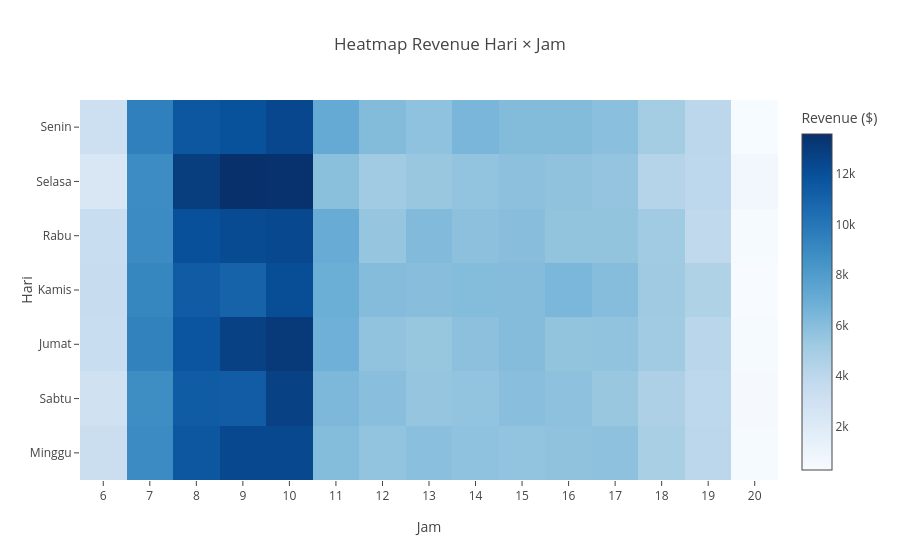

The code cell stored with this chart in its notebook:
### Markdown cell above
## 9. Pola waktu: heatmap hari × jam

### Code cell
heat = P.heatmap_hari_jam(df)
fig = px.imshow(heat, color_continuous_scale="Blues", aspect="auto", title="Heatmap Revenue Hari × Jam",
                labels=dict(x="Jam", y="Hari", color="Revenue ($)"))
fig.update_xaxes(dtick=1)
fig.show()

### Figure 1 — Plotly figure (JSON) as saved in the notebook; plotly's stock layout.template omitted (floating-point values rounded to 4 significant figures)
{"data": [{"coloraxis": "coloraxis", "hovertemplate": "Jam: %{x}<br>Hari: %{y}<br>Revenue ($): %{z}<extra></extra>", "name": "0", "type": "heatmap", "x": [6, 7, 8, 9, 10, 11, 12, 13, 14, 15, 16, 17, 18, 19, 20], "xaxis": "x", "y": ["Senin", "Selasa", "Rabu", "Kamis", "Jumat", "Sabtu", "Minggu"], "yaxis": "y", "z": [[3099.0, 9517.0, 11600.0, 11900.0, 12430.0, 7179.0, 6140.0, 5771.0, 6463.0, 6159.0, 6140.0, 5927.0, 5006.0, 4015.0, 330.4], [2320.0, 8842.0, 12950.0, 13590.0, 13500.0, 5877.0, 5173.0, 5443.0, 5622.0, 5852.0, 5724.0, 5610.0, 4304.0, 3968.0, 684.4], [3396.0, 8906.0, 11990.0, 12250.0, 12380.0, 7056.0, 5540.0, 6223.0, 5872.0, 5974.0, 5650.0, 5650.0, 5166.0, 3829.0, 430.8], [3465.0, 9209.0, 11420.0, 10960.0, 12090.0, 6899.0, 6074.0, 5972.0, 6115.0, 6088.0, 6400.0, 6027.0, 5235.0, 4529.0, 280.0], [3386.0, 9386.0, 11750.0, 12750.0, 13160.0, 6828.0, 5685.0, 5499.0, 5840.0, 6098.0, 5655.0, 5687.0, 5140.0, 4128.0, 387.5], [2914.0, 8775.0, 11370.0, 11330.0, 12740.0, 6361.0, 5958.0, 5549.0, 5627.0, 5946.0, 5826.0, 5445.0, 4642.0, 3971.0, 438.6], [3321.0, 8892.0, 11620.0, 12390.0, 12380.0, 6119.0, 5623.0, 5908.0, 5766.0, 5615.0, 5728.0, 5788.0, 4792.0, 4007.0, 383.9]]}], "layout": {"coloraxis": {"autocolorscale": false, "colorbar": {"title": {"text": "Revenue ($)"}}, "colorscale": [[0, "rgb(247,251,255)"], [0.125, "rgb(222,235,247)"], [0.25, "rgb(198,219,239)"], [0.375, "rgb(158,202,225)"], [0.5, "rgb(107,174,214)"], [0.625, "rgb(66,146,198)"], [0.75, "rgb(33,113,181)"], [0.875, "rgb(8,81,156)"], [1, "rgb(8,48,107)"]]}, "title": {"text": "Heatmap Revenue Hari × Jam"}, "xaxis": {"anchor": "y", "domain": [0, 1], "dtick": 1, "title": {"text": "Jam"}}, "yaxis": {"anchor": "x", "autorange": "reversed", "domain": [0, 1], "title": {"text": "Hari"}}}}
